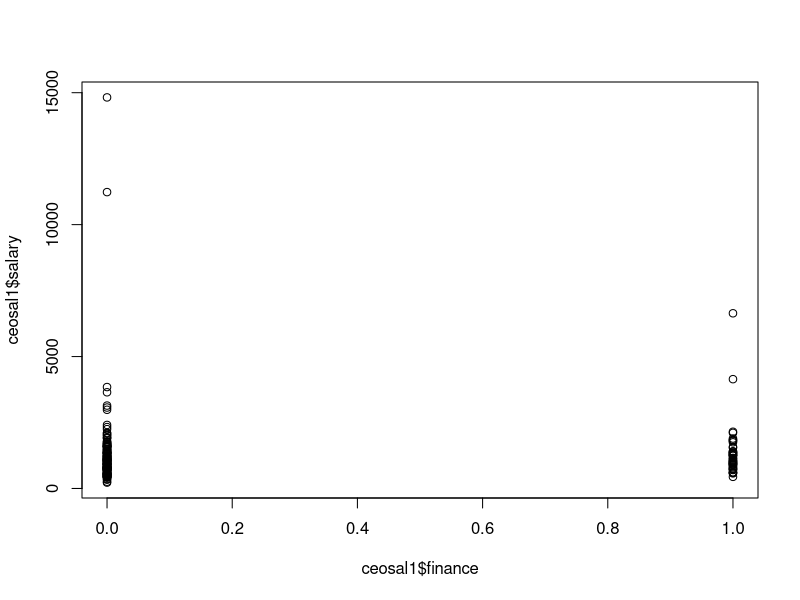
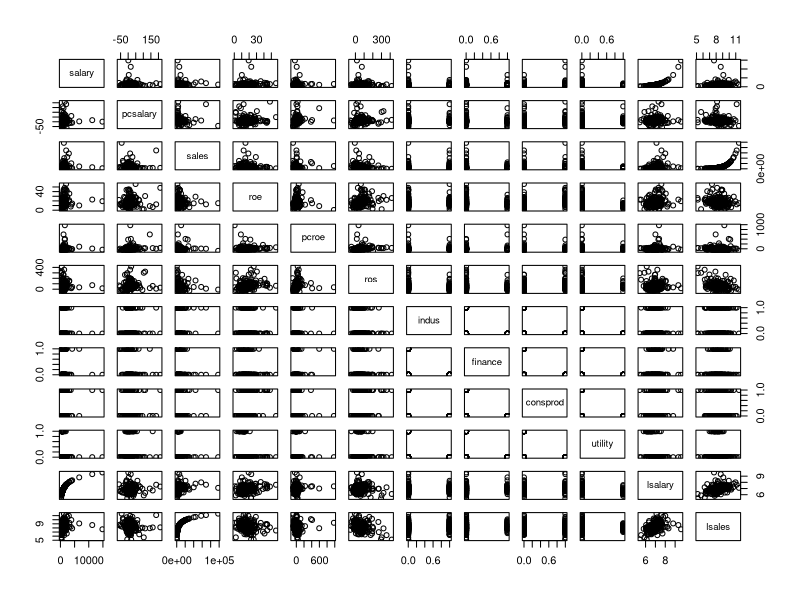

These figures' R source, in order:
###
###     Clase 3
###     Emiliano Elias Dena
###

library(haven)
ceosal1 <- read_dta("Data/ceosal1.dta")
str(ceosal1)
plot(ceosal1$finance, ceosal1$salary)
pairs(ceosal1)
